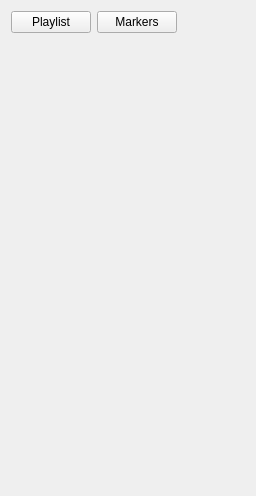
<?xml version="1.0" encoding="UTF-8"?>
<ui version="4.0">
 <class>SideDockWidget</class>
 <widget class="QWidget" name="SideDockWidget">
  <property name="geometry">
   <rect>
    <x>0</x>
    <y>0</y>
    <width>256</width>
    <height>496</height>
   </rect>
  </property>
  <property name="windowTitle">
   <string>SideDockWidget</string>
  </property>
  <layout class="QVBoxLayout" name="verticalLayout">
   <item>
    <layout class="QHBoxLayout" name="horizontalLayout">
     <item>
      <widget class="QPushButton" name="playlistButton">
       <property name="text">
        <string>Playlist</string>
       </property>
      </widget>
     </item>
     <item>
      <widget class="QPushButton" name="markersButton">
       <property name="text">
        <string>Markers</string>
       </property>
       <property name="flat">
        <bool>false</bool>
       </property>
      </widget>
     </item>
     <item>
      <spacer name="horizontalSpacer">
       <property name="orientation">
        <enum>Qt::Orientation::Horizontal</enum>
       </property>
       <property name="sizeHint" stdset="0">
        <size>
         <width>40</width>
         <height>20</height>
        </size>
       </property>
      </spacer>
     </item>
    </layout>
   </item>
   <item>
    <widget class="QStackedWidget" name="stackedWidget"/>
   </item>
  </layout>
 </widget>
 <resources/>
 <connections/>
</ui>
